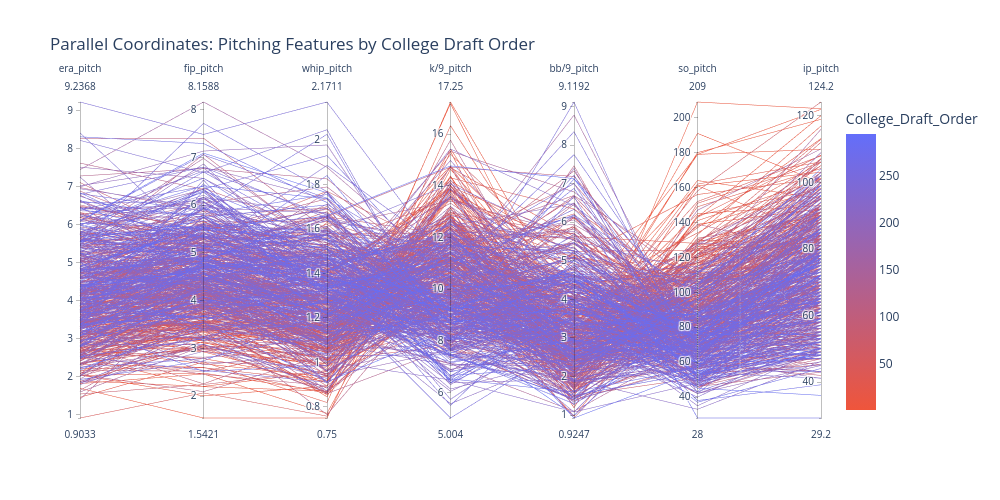

Notebook code for this chart:
### Code cell
# Pick the features on the PCP axes
pcp_features = ['era_pitch', 'fip_pitch', 'whip_pitch', 'k/9_pitch', 'bb/9_pitch', 'so_pitch', 'ip_pitch']

# Build a temporary df with those features + the target
pcp_df = draftedClean_df[pcp_features + ['College_Draft_Order']].dropna()

fig = px.parallel_coordinates(
    pcp_df,
    color='College_Draft_Order',
    dimensions=pcp_features,
    color_continuous_scale=['#EF553B', '#636EFA'],  # red = 0, blue = 1
    title='Parallel Coordinates: Pitching Features by College Draft Order'
)

fig.update_layout(width=1000, height=500)
fig.show()

### Figure 1 — Plotly figure (JSON) as saved in the notebook; plotly's stock layout.template omitted (floating-point values rounded to 4 significant figures; data arrays with more than 128 entries replaced by an {"elided": "..."} marker saying what was removed)
{"data": [{"dimensions": [{"label": "era_pitch", "values": {"elided": "678 float values"}}, {"label": "fip_pitch", "values": {"elided": "678 float values"}}, {"label": "whip_pitch", "values": {"elided": "678 float values"}}, {"label": "k/9_pitch", "values": {"elided": "678 float values"}}, {"label": "bb/9_pitch", "values": {"elided": "678 float values"}}, {"label": "so_pitch", "values": {"elided": "678 float values"}}, {"label": "ip_pitch", "values": {"elided": "678 float values"}}], "domain": {"x": [0, 1], "y": [0, 1]}, "line": {"color": {"elided": "678 int values"}, "coloraxis": "coloraxis"}, "name": "", "type": "parcoords"}], "layout": {"coloraxis": {"colorbar": {"title": {"text": "College_Draft_Order"}}, "colorscale": [[0, "#EF553B"], [1, "#636EFA"]]}, "height": 500, "legend": {"tracegroupgap": 0}, "title": {"text": "Parallel Coordinates: Pitching Features by College Draft Order"}, "width": 1000}}
